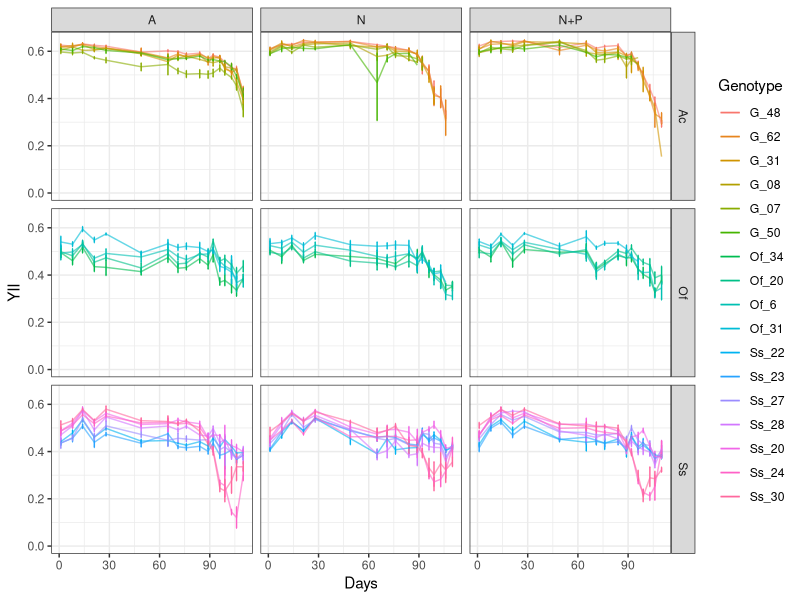
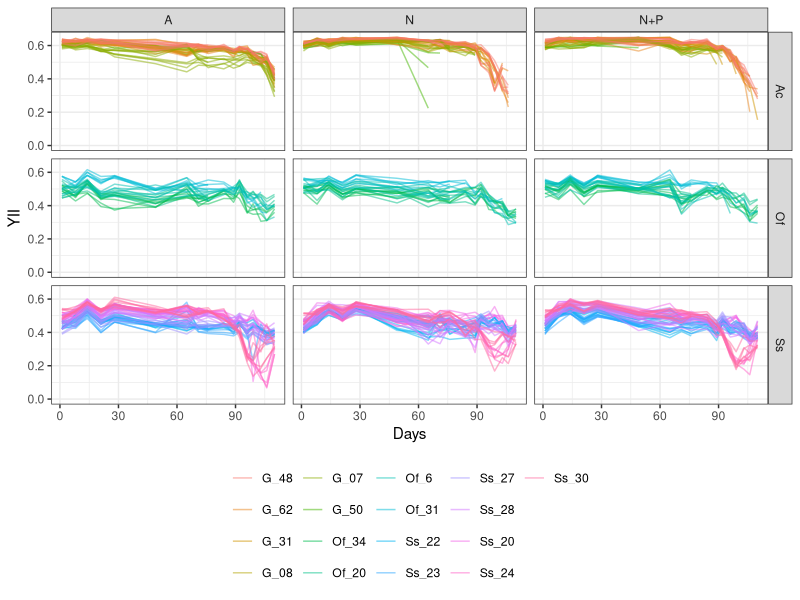
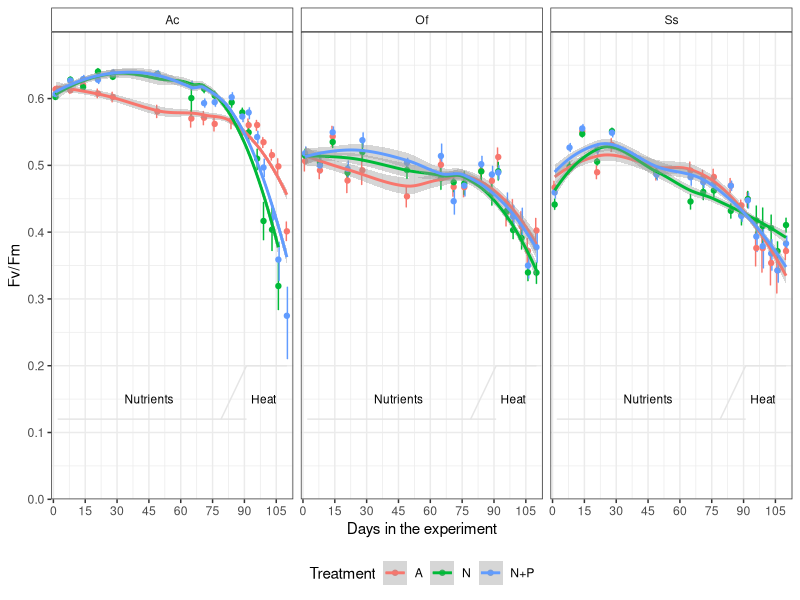
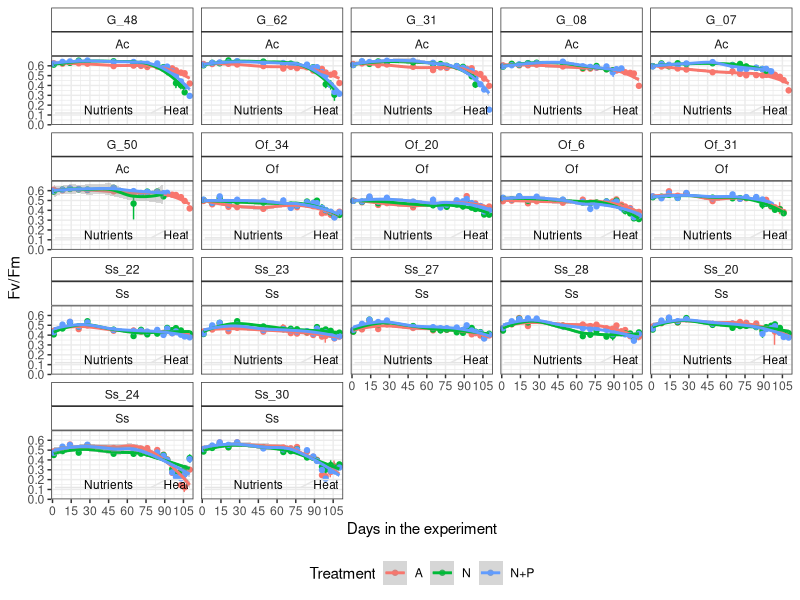
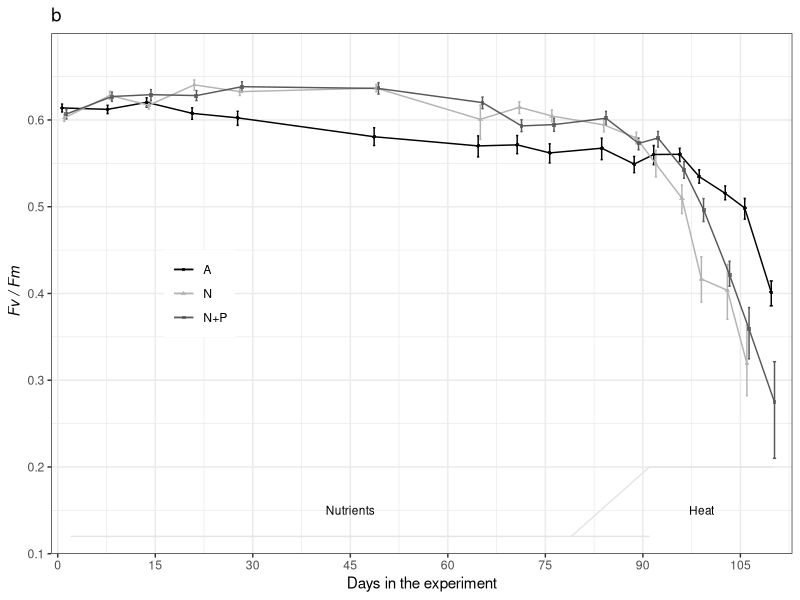
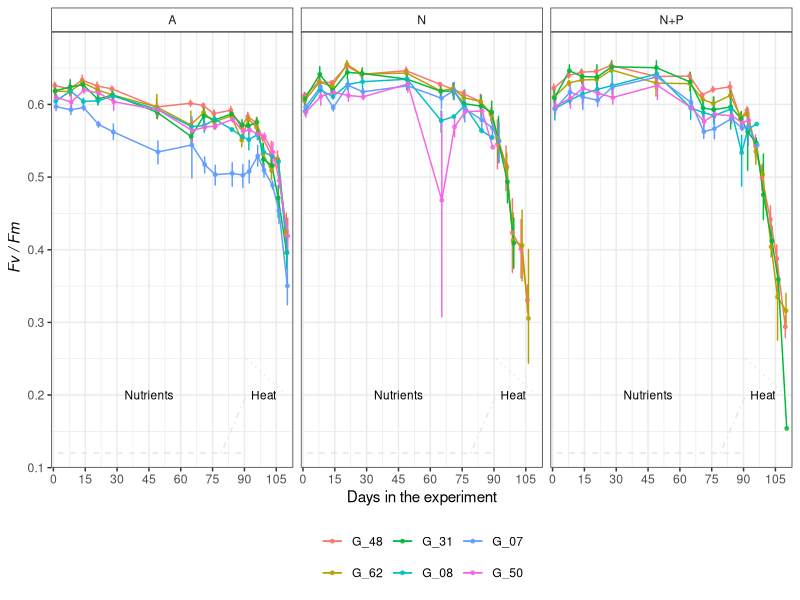
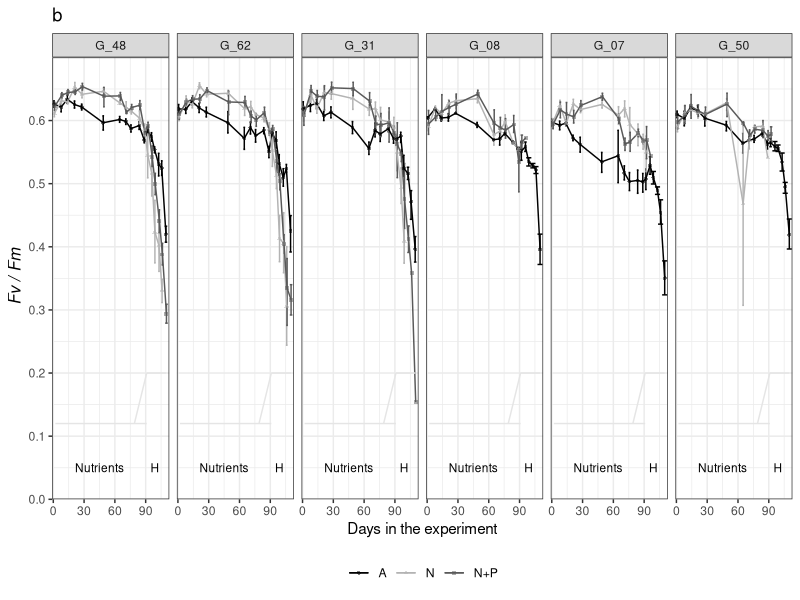

R code for these plots, in order: (Note: this script raises an error after producing the figures.)
## ---- chunk 1
knitr::opts_chunk$set(echo = TRUE, warning=FALSE, message=FALSE, fig.width=7, fig.height=7)
## ---- chunk 2

# Load libraries and sources required to run the script
    library(tidyverse)
    library(ggthemes)
    library(lmerTest)
    library(emmeans)
    library(multcomp)
    library(effects)

# Default ggplot settings

    Fill.colour<-scale_colour_manual(values = c("black", "gray70", "gray35"))

    ggthe_bw<-theme(plot.background=element_blank(),
          panel.grid.major.y = element_blank(),
          panel.grid.major.x = element_blank(),
          panel.grid.minor.x = element_blank(),
          panel.grid.minor.y = element_blank(),
          legend.box.background = element_rect(),
          panel.background =element_rect(fill = NA, color = "black")
          )+
    theme_bw()
## ---- chunk 3
# Acer
    YII.Acer<-read.csv("YII_Data/YII_Nutrients_Acer.csv", header = T)
      YII.Acer$Fragment<-as.character(YII.Acer$Fragment)  # Fragment ID to character
      YII.Acer<-subset(YII.Acer, Colony!="F")
      YII.Acer<-subset(YII.Acer , Treatment!="Dead")
      YII.Acer$Spp<-"Ac"
    ## Genotype information
      MOTE<-read.csv("YII_Data/Genotypes_mote.csv", header = TRUE)
      YII.Acer<-merge(YII.Acer, MOTE, by="Colony", all.x=TRUE)

# Ofav    
    YII.Ofav<-read.csv("YII_Data/YII_Nutrients_Ofav.csv")
      YII.Ofav$Fragment<-as.character(YII.Ofav$Fragment) 
      YII.Ofav$Colony<-factor(as.character(YII.Ofav$Colony), 
                            levels=c("31","6","20","34"))  # D dominance order
      YII.Ofav$Genotype<-paste("Of", YII.Ofav$Colony, sep = "_")
      YII.Ofav$Spp<-"Of"

            
# Ssid      
    YII.Ssid<-read.csv("YII_Data/YII_Nutrients_Ssid.csv")
      YII.Ssid$Colony<-factor(as.character(YII.Ssid$Colony), 
                                 levels=c("30","20","24","28","22","23","27") )  # D dominance order
      YII.Ssid$Genotype<-paste("Ss", YII.Ssid$Colony, sep = "_")
      YII.Ssid$Spp<-"Ss"
      
# Pool all species the data
      YII.data<-dplyr::bind_rows(list(YII.Acer,YII.Ofav,YII.Ssid))
      YII.data<-YII.data[,-1]
      summary(YII.data)
      
# Organize data type
      YII.data$Date<-as.Date(YII.data$Date, "%m/%d/%y")
      YII.data$Days<-(as.numeric(YII.data$Date) -17485)
      
      YII.data$Spp <- as.factor(YII.data$Spp)
      YII.data$Treatment[YII.data$Treatment == "Control"] <- "A"
      YII.data$Treatment[YII.data$Treatment == "NP"] <- "N+P"
      YII.data$Treatment <- as.factor(YII.data$Treatment)
      YII.data$Genotype<-factor(as.character(YII.data$Genotype), 
                             levels=c("G_48", "G_62","G_31", 
                                      "G_08","G_07", "G_50", 
                            "Of_34","Of_20","Of_6", "Of_31",
                            "Ss_22","Ss_23","Ss_27", "Ss_28",
                            "Ss_20", "Ss_24","Ss_30"
                             ))  # D dominance order
      YII.data$Fragment <- paste(YII.data$Spp, YII.data$Fragment, sep = "_")
      YII.data$SampleID <- paste(YII.data$Fragment, YII.data$Time, sep = "_")
      
# Check the data
      str(YII.data)
      summary(YII.data)
      # YII.data<-YII.data[order(
      #   YII.data$Spp, YII.data$Treatment, YII.data$Replicate,
      #   YII.data$Fragment, YII.data$Date),]
      YII.data<-YII.data[order(
        YII.data$Spp, YII.data$Date, YII.data$Treatment, YII.data$Replicate,
        YII.data$Fragment),]
      #write.csv(YII.data, "Outputs/All_YII_data.csv", row.names = F)
    
    # Remove baseline values
      YII.data<-subset(YII.data, Days>-1)
    # Remove recovery values
      YII.data<-subset(YII.data, Days<112)
      # write.csv(YII.data, "Outputs/Experiment_YII_data.csv", row.names = F)  
    # YII.Wide<- reshape(YII.data, idvar = "Fragment", timevar = "Days", direction = "wide")
      
      Spp.fragments<-YII.data %>% 
        group_by(Spp, Genotype, Treatment, Replicate) %>% count(Fragment)
      Spp.fragments
      #write.csv(Spp.fragments, "Outputs/Meassurments_perFragments.csv", row.names = F)

# Subset data before heat stress (Only nutrients)
      YII.nutrients<-subset(YII.data, Days<80)
## ---- chunk 4
YII_Colony<- ggplot(YII.data, aes (Days, YII, colour=Genotype)) +
        stat_summary(fun.data = "mean_cl_boot",geom = "errorbar", width = 0.5)+
        stat_summary(fun.y=mean, geom="line", alpha=0.6) +   theme_bw()
      YII_Colony + ylim(0.0, 0.65) + facet_grid (Spp~Treatment)
      
YII_Frag_Gen<- ggplot(YII.data, aes (Days, YII, colour=Genotype, group=Fragment)) +
        stat_summary(fun.y=mean, geom="line", alpha=0.5) +  
        theme_bw() + theme(legend.position = "bottom",
                           legend.title = element_blank())
      YII_Frag_Gen + ylim(0.0, 0.65) + facet_grid (Spp~Treatment)
## ---- chunk 5
YII_Treat<- ggplot(YII.data, aes (Days, YII, colour=Treatment)) +
        stat_summary(fun.data = "mean_cl_boot",geom = "errorbar", width = 0.2, position = position_dodge(1) )+ ggthe_bw+
        stat_summary(fun.y=mean, geom="point")  +
        theme(legend.position="bottom",
              strip.background = element_rect(fill="white"))+
        scale_y_continuous(limits = c(0, 0.7),
                           breaks = seq(0, 0.6, 0.1),  
                           expand = c(0, 0),
                           name=("Fv/Fm")) +
        scale_x_continuous(name="Days in the experiment",
                           limits = c(-1,113),
                           breaks = seq(0, 113, 15),  
                           expand = c(0, 0))+
        annotate("segment", x = 2, xend = 91, y = 0.12, yend = 0.12,
                  colour = "gray90", linetype=1)+
        annotate("segment", x = 79, xend = 91, y = 0.12, yend = 0.20,
                  colour = "gray90", linetype=1)+
        annotate("segment", x = 91, xend = 110, y = 0.20, yend = 0.20,
                  colour = "gray90", linetype=1)+
        annotate("text", x = 45, y = 0.15, label = "Nutrients", size=3)+
        annotate("text", x = 99, y = 0.15, label = "Heat", size=3)
YII_Treat + facet_grid (~Spp) + geom_smooth()

YII_Treat + facet_wrap (Genotype~Spp) + geom_smooth()

## ---- chunk 6
YII_Treat_BW<- ggplot(data=subset(YII.data, Spp=="Ac"), aes (Days, YII, colour=factor(Treatment), shape=factor(Treatment))) + ggtitle("b") +
        ggthe_bw + Fill.colour+
        stat_summary(fun.data = "mean_cl_boot",geom = "errorbar", width = 1,
                     position = position_dodge(1) )+
        stat_summary(fun.y=mean, geom="line", position = position_dodge(1), 
                     linetype=1, alpha=1) + 
         stat_summary(fun.y=mean, geom="point", size =1,
                   position=position_dodge(width=1), alpha=0.8)  +
        theme(legend.position=c(0.2, 0.5),
        legend.title = element_blank(), 
        strip.background =element_rect(fill=NA)) + # geom_smooth()+
      
    scale_y_continuous(limits = c(0.1, 0.7),
                           breaks = seq(0.1, 0.6, 0.1),  
                           expand = c(0, 0),
                           name=expression(~italic("Fv / Fm"))) +
        scale_x_continuous(name="Days in the experiment",
                           limits = c(-1,113),
                           breaks = seq(0, 113, 15),  
                           expand = c(0, 0))+
        annotate("segment", x = 2, xend = 91, y = 0.12, yend = 0.12,
                  colour = "gray90", linetype=1)+
        annotate("segment", x = 79, xend = 91, y = 0.12, yend = 0.20,
                  colour = "gray90", linetype=1)+
        annotate("segment", x = 91, xend = 110, y = 0.20, yend = 0.20,
                  colour = "gray90", linetype=1)
        
      
      Figure3<-YII_Treat_BW + #facet_grid (Spp~.)+
        annotate("text", x = 45, y = 0.15, label = "Nutrients", size=3)+
        annotate("text", x = 99, y = 0.15, label = "Heat", size=3)
Figure3
#ggsave(file="Outputs/Fig_3b_Acer_YII_Treat.svg", plot=Figure3, width=3.5, height=3)
## ---- chunk 7
YII_Treat_BW<- ggplot(data=subset(YII.data, Spp=="Ac"), aes (Days, YII, colour=factor(Genotype))) +
        ggthe_bw + 
  stat_summary(fun.data = "mean_cl_boot",geom = "errorbar", width = 1,
                     position = position_dodge(1) )+
  stat_summary(fun.y=mean, geom="line", position = position_dodge(1), linetype=1, alpha=1) + 
  stat_summary(fun.y=mean, geom="point", size =1,
                   position=position_dodge(width=1), alpha=0.8)  +
  theme(legend.position="bottom", 
              legend.title = element_blank(),
              strip.background = element_rect(fill="white"))+
  scale_y_continuous(limits = c(0.1, 0.7),
                           breaks = seq(0.1, 0.6, 0.1),  
                           expand = c(0, 0),
                           name=expression(~italic("Fv / Fm"))) +
  scale_x_continuous(name="Days in the experiment",
                           limits = c(-1,113),
                           breaks = seq(0, 113, 15),  
                           expand = c(0, 0))+
  annotate("segment", x = 2, xend = 91, y = 0.12, yend = 0.12,
                  colour = "gray90", linetype=2)+
  annotate("segment", x = 79, xend = 91, y = 0.12, yend = 0.20,
                  colour = "gray90", linetype=4)+
  annotate("segment", x = 91, xend = 110, y = 0.25, yend = 0.20,
                  colour = "gray90", linetype=3)
        
      
   Figure3<-YII_Treat_BW + facet_grid (~Treatment)+
        annotate("text", x = 45, y = 0.2, label = "Nutrients", size=3)+
        annotate("text", x = 99, y = 0.2, label = "Heat", size=3)
Figure3
## ---- chunk 8

Figure3_genotype<-YII_Treat_BW<- ggplot(data=subset(YII.data, Spp=="Ac"), aes (Days, YII, colour=factor(Treatment), shape=factor(Treatment))) +
        ggthe_bw + Fill.colour+
        stat_summary(fun.data = "mean_cl_boot",geom = "errorbar", width = 5,
                     position = position_dodge(1) )+
        stat_summary(fun.y=mean, geom="line", position = position_dodge(1), 
                     linetype=1, alpha=1) + 
         stat_summary(fun.y=mean, geom="point", size =1,
                   position=position_dodge(width=1), alpha=0.5)  +
        theme(axis.title.y=element_text(size=12), 
          legend.position="bottom",
          legend.title = element_blank()) + ggtitle("b") +
      
    scale_y_continuous(limits = c(0.0, 0.7),
                           breaks = seq(0.0, 0.6, 0.1),  
                           expand = c(0, 0),
                           name=expression(~italic("Fv / Fm"))) +
        scale_x_continuous(name="Days in the experiment",
                           limits = c(-1,113),
                           breaks = seq(0, 113, 30),  
                           expand = c(0, 0))+
        annotate("segment", x = 2, xend = 91, y = 0.12, yend = 0.12,
                  colour = "gray90", linetype=1)+
        annotate("segment", x = 79, xend = 91, y = 0.12, yend = 0.20,
                  colour = "gray90", linetype=1)+
        annotate("segment", x = 91, xend = 110, y = 0.20, yend = 0.20,
                  colour = "gray90", linetype=1)+
        annotate("text", x = 45, y = 0.05, label = "Nutrients", size=3)+
        annotate("text", x = 99, y = 0.05, label = "H", size=3) +
  facet_grid(~Genotype)
Figure3_genotype
  
#ggsave(file="Outputs/S2b_YII_Treat_Colo.svg", plot=Figure3_genotype, width=6.0, height=3.5)
## ---- chunk 9
#Time as a factor, not as int
      str(YII.data)
      YII.data$DaysF<-as.factor(YII.data$Days)

# All spp together
      LME1<-lmer(YII ~ Treatment * DaysF * Spp + (1|Genotype),
                REML=TRUE, data=YII.data, na.action=na.omit)
       lmerTest::step (LME1)
       drop1(LME1, test = "Chisq")
       summary(LME1)
       # plot(Effect(c("Treatment","Spp","DaysF"), LME1), x.var="DaysF", multiline=T, ci.style="bars",
       #    ylab="Fv/Fm", xlab="Days in the experiment")
    
      # EMMs
      All.YII.emm<-emmeans(LME1, ~Treatment * DaysF* Spp)
      emmip(LME1, ~DaysF|Treatment|Spp, CIs = TRUE) + theme_bw() + facet_grid(Spp~Treatment)
  # Spp responded differently, do separate analysis for each one
## ---- chunk 10
  
# 1. Find the best model

LME_Acer<-lmerTest::lmer(YII ~ Treatment * DaysF + 
                             (1|Genotype) + (1|Replicate) +  (1|Fragment), 
                              data=subset(YII.data, Spp=="Ac"), na.action=na.omit)
      summary(LME_Acer)
      
      Step.LME_Acer<-step (LME_Acer) # Replicate is not significant
      anova(LME_Acer)
      ranova(LME_Acer)# Replicate is not significant
      # Drop (1|Replicate)
      final_fm <- get_model(Step.LME_Acer)
      summary(final_fm)
      
  LME_Acer1<-lmerTest::lmer(YII ~ Treatment * DaysF + 
                             (1|Genotype/Fragment), 
                              data=subset(YII.data, Spp=="Ac"), na.action=na.omit)
      
  ranova(LME_Acer1)
  
  LME_Acer2<-lmerTest::lmer(YII ~ Treatment * DaysF + 
                             (1|Genotype) +  (1|Fragment), 
                              data=subset(YII.data, Spp=="Ac"), na.action=na.omit)
  ranova(LME_Acer2)    
  
  anova(LME_Acer1, LME_Acer2) # LME_Acer1 and LME_Acer2 are the same 
  
#2. Extract EMMs
      Acer.YII.emm<-emmeans(LME_Acer1, ~Treatment * DaysF)
      contrast(Acer.YII.emm, "tukey")
      
      # Effect plot options
      emmip(LME_Acer, ~DaysF|Treatment, CIs = TRUE) + theme_bw() # interaction plot of predictions
      
      # Pairwise comparisons
      #pairs(Acer.YII.emm) # same than contrast(Acer.YII.emm, "tukey")
      
      #plot(emmeans(LME_Acer, ~DaysF|Treatment), comparisons = TRUE) +
      #  coord_flip(xlim = NULL, ylim = NULL, expand = TRUE) + facet_wrap(~Treatment) +
      #  theme_gdocs() # Tukey comparison (do not trust CI to compare EMMs)
      
      Acer.YII_groups<-cld(Acer.YII.emm, by=NULL) # compact-letter display
      Acer.YII_groups<-Acer.YII_groups[order(Acer.YII_groups$Day,Acer.YII_groups$Treatment),]
      Acer.YII_groups
      write.csv(Acer.YII_groups, "Outputs/Multicomp_AcerYII.csv", row.names = F)
